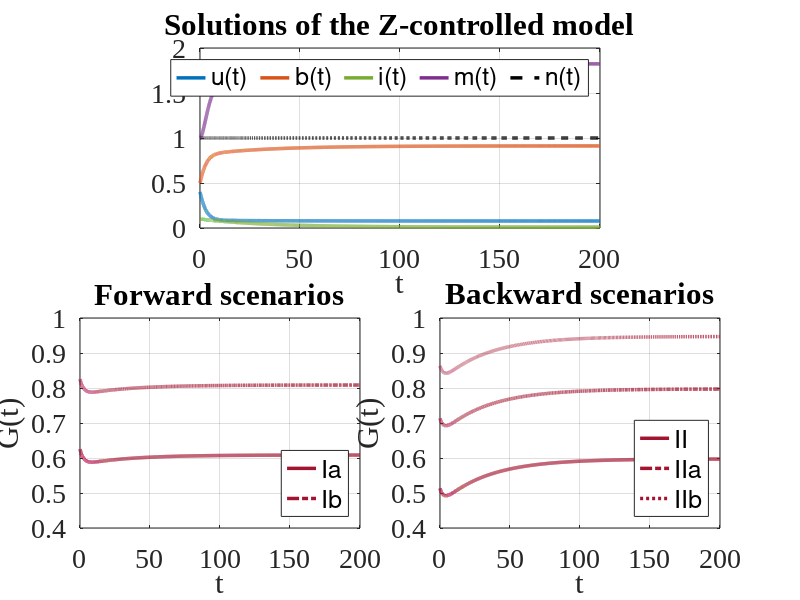
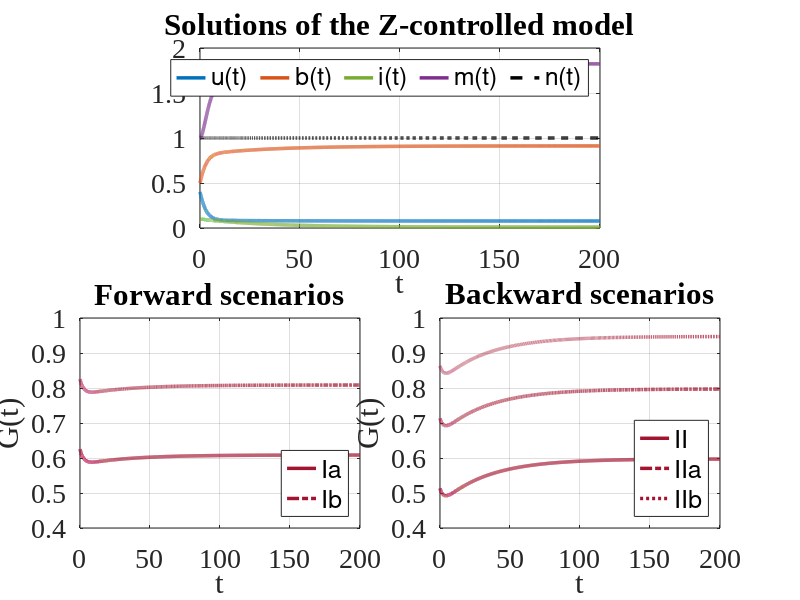

Write the MATLAB code that produced these figures, in order.
%%%%%%%%%%%%%%%%%%%%%%%%%%%%%%%%%%%%%%%%%%%%%%%%%%%%%%%%%%%%%%%%%%%%%%%%%%%
% simulate_zcontrolled_model_on_i.m
%
% Description:
%   This script generates Fig. 5 of the manuscript:
%   Lacitignola D., Martiradonna A. (2025, forthcoming). Can we enhance trust in the circular economy through referral marketing control? %   PLOS ONE.
%
%   It includes:
%   - Z-control applied to i(t) 
%   - Control functions G(t) for forward and backward scenarios
%   - Single figure with three square panels:
%       - Top: system dynamics
%       - Bottom-left: forward G(t)
%       - Bottom-right: backward G(t)
%
% Author: Angela Martiradonna
% Date: Semptember 2025
%
% License:
%   Creative Commons Attribution 4.0 International License (CC BY 4.0)
%
% Citation:
%   If you use this script or any part of the code, please cite the original article:
%   Lacitignola D., Martiradonna A. (2025, forthcoming). Can we enhance trust in the circular economy through referral marketing control? %   PLOS ONE.
%%%%%%%%%%%%%%%%%%%%%%%%%%%%%%%%%%%%%%%%%%%%%%%%%%%%%%%%%%%%%%%%%%%%%%%%%%%

clear all
close all

%% === PARAMETERS ===
mu = 0.05; rho = 0.25; lambda = 0.02; p = 0.7;
q = 0.8; a = 0.5; k = 2; gamma = 0.2;

T = 200;
tspan = [0 T];
options = odeset('RelTol',1e-13, 'AbsTol',1e-13);

% Colors
col_u = [0, 0.4471, 0.7412];
col_b = [0.8500, 0.3250, 0.0980];
col_i = [0.4660, 0.6740, 0.1880];
col_m = [0.4940, 0.1840, 0.5560];
col_n = [0, 0, 0];
deep_red = [0.6350, 0.0780, 0.1840];

%% === Z-CONTROL ON i(t) ===
zcontrol_scenario = struct('label', 'IIb', 'alpha', 2.0, 'sigma', 0.95, 'zeta', 0.03);
id = 0.01;

% Function for G(t)
compute_Gt_i = @(t, y, alpha, sigma, zeta) ...
    (1 - p) * rho .* y(:,1) + sigma - alpha * p .* y(:,3) + ...
    (zeta * (y(:,3) - id) - (lambda + mu) .* y(:,3) + gamma * (1 - q) .* y(:,4) .* y(:,1)) ./ y(:,2);

% Forward and backward scenarios
forward_scenari = {
    struct('label', 'Ia', 'alpha', 0.4, 'sigma', 0.6, 'zeta', 0.03, 'style', '-'),
    struct('label', 'Ib', 'alpha', 0.4, 'sigma', 0.8, 'zeta', 0.03, 'style', '-.')
};
backward_scenari = {
    struct('label', 'II',  'alpha', 2.0, 'sigma', 0.6,  'zeta', 0.03, 'style', '-'),
    struct('label', 'IIa', 'alpha', 2.0, 'sigma', 0.8,  'zeta', 0.03, 'style', '-.'),
    struct('label', 'IIb', 'alpha', 2.0, 'sigma', 0.95, 'zeta', 0.03, 'style', ':')
};

%% === FIGURE ===
figure(1); clf;
set(gcf, 'Position', [100, -100, 900, 1000]);

% --- Top panel: dynamics of the system ---
ax1 = axes('Position', [0.25, 0.62, 0.50, 0.30]); hold on;
alpha = zcontrol_scenario.alpha;
sigma = zcontrol_scenario.sigma;
zeta  = zcontrol_scenario.zeta;

u0 = 0.4; b0 = 0.5; m0 = k * b0; i0 = 1 - u0 - b0;
y0 = [u0, b0, i0, m0];

ode_system = @(t, y) [
    mu - rho * y(2)*y(1) - mu*y(1) - gamma*y(4)*y(1);
    rho*y(2)*y(1) + gamma*y(4)*y(1) - mu*y(2) - mu*y(3) + zeta*(y(3) - id);
    -zeta*(y(3) - id);
    a * k * y(2) - a * y(4)
];

[t, y] = ode45(ode_system, tspan, y0, options);
n_t = y(:,1) + y(:,2) + y(:,3);

plot(ax1, t, y(:,1), '-', 'Color', col_u, 'LineWidth', 2.5);
plot(ax1, t, y(:,2), '-', 'Color', col_b, 'LineWidth', 2.5);
plot(ax1, t, y(:,3), '-', 'Color', col_i, 'LineWidth', 2.5);
plot(ax1, t, y(:,4), '-', 'Color', col_m, 'LineWidth', 2.5);
plot(ax1, t, n_t, '--', 'Color', col_n, 'LineWidth', 2.5);

title(ax1, 'Solutions of the Z-controlled model', 'FontName', 'Times New Roman');
xlabel(ax1, 't'); grid(ax1, 'on'); box(ax1, 'on');
legend(ax1, {'u(t)', 'b(t)', 'i(t)', 'm(t)', 'n(t)'}, ...
       'Location', 'best', 'Orientation', 'horizontal', 'FontSize', 10);
set(ax1, 'FontSize', 20, 'FontName', 'Times New Roman');

% --- Bottom-left panel: forward G(t) ---
ax2 = axes('Position', [0.10, 0.12, 0.35, 0.35]); hold on;
for i = 1:length(forward_scenari)
    s = forward_scenari{i};
    y0 = [0.4, 0.5, 0.1, k*0.5];

    ode_system = @(t, y) [
        mu - rho * y(2)*y(1) - mu*y(1) - gamma*y(4)*y(1);
        rho*y(2)*y(1) + gamma*y(4)*y(1) - mu*y(2) - mu*y(3) + s.zeta*(y(3) - id);
        -s.zeta*(y(3) - id);
        a * k * y(2) - a * y(4)
    ];

    [t, y] = ode45(ode_system, tspan, y0, options);
    G_t = compute_Gt_i(t, y, s.alpha, s.sigma, s.zeta);
    plot(ax2, t, G_t, s.style, 'Color', deep_red, 'LineWidth', 2.5, 'DisplayName', s.label);
end
title(ax2, 'Forward scenarios', 'FontName', 'Times New Roman');
xlabel(ax2, 't'); ylabel(ax2, 'G(t)');
legend(ax2, 'Location', 'southeast');
grid(ax2, 'on'); box(ax2, 'on');
ylim(ax2, [0.4, 1]);
set(ax2, 'FontSize', 20, 'FontName', 'Times New Roman');

% --- Bottom-right panel: backward G(t) ---
ax3 = axes('Position', [0.55, 0.12, 0.35, 0.35]); hold on;
for i = 1:length(backward_scenari)
    s = backward_scenari{i};
    y0 = [0.4, 0.5, 0.1, k*0.5];

    ode_system = @(t, y) [
        mu - rho * y(2)*y(1) - mu*y(1) - gamma*y(4)*y(1);
        rho*y(2)*y(1) + gamma*y(4)*y(1) - mu*y(2) - mu*y(3) + s.zeta*(y(3) - id);
        -s.zeta*(y(3) - id);
        a * k * y(2) - a * y(4)
    ];

    [t, y] = ode45(ode_system, tspan, y0, options);
    G_t = compute_Gt_i(t, y, s.alpha, s.sigma, s.zeta);
    plot(ax3, t, G_t, s.style, 'Color', deep_red, 'LineWidth', 2.5, 'DisplayName', s.label);
end
title(ax3, 'Backward scenarios', 'FontName', 'Times New Roman');
xlabel(ax3, 't'); ylabel(ax3, 'G(t)');
legend(ax3, 'Location', 'southeast');
grid(ax3, 'on'); box(ax3, 'on');
ylim(ax3, [0.4, 1]);
set(ax3, 'FontSize', 20, 'FontName', 'Times New Roman');

%% === EXPORT FIGURE ===
print(gcf, 'Fig5_zcontrol_on_i.tiff', '-dtiff', '-r300');
print(gcf, 'Fig5_zcontrol_on_i.eps',  '-depsc');
